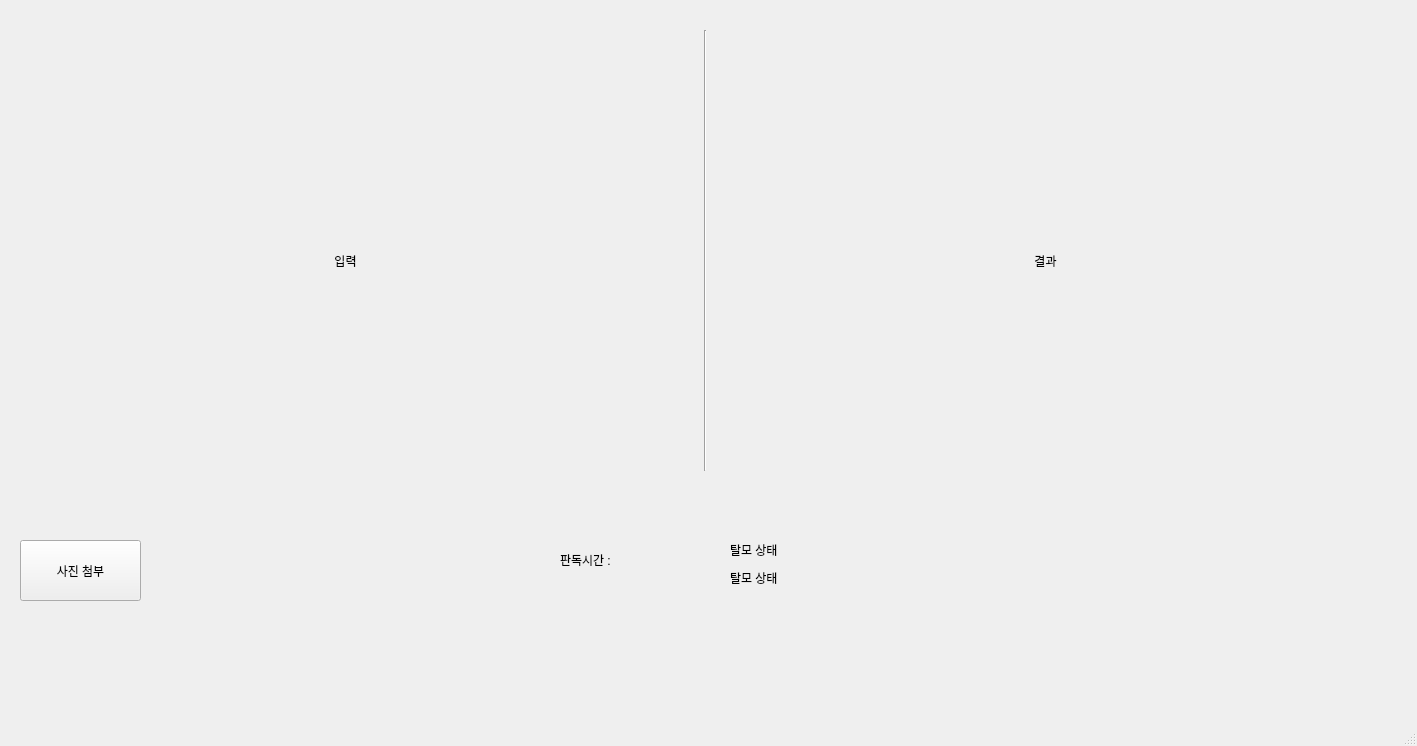
<?xml version="1.0" encoding="UTF-8"?>
<ui version="4.0">
 <class>MainWindow</class>
 <widget class="QMainWindow" name="MainWindow">
  <property name="geometry">
   <rect>
    <x>0</x>
    <y>0</y>
    <width>1417</width>
    <height>746</height>
   </rect>
  </property>
  <property name="windowTitle">
   <string>MainWindow</string>
  </property>
  <widget class="QWidget" name="centralwidget">
   <widget class="QLabel" name="input">
    <property name="geometry">
     <rect>
      <x>10</x>
      <y>10</y>
      <width>671</width>
      <height>501</height>
     </rect>
    </property>
    <property name="text">
     <string>입력</string>
    </property>
    <property name="scaledContents">
     <bool>true</bool>
    </property>
    <property name="alignment">
     <set>Qt::AlignCenter</set>
    </property>
   </widget>
   <widget class="QLabel" name="output">
    <property name="geometry">
     <rect>
      <x>730</x>
      <y>20</y>
      <width>631</width>
      <height>481</height>
     </rect>
    </property>
    <property name="text">
     <string>결과</string>
    </property>
    <property name="textFormat">
     <enum>Qt::AutoText</enum>
    </property>
    <property name="scaledContents">
     <bool>true</bool>
    </property>
    <property name="alignment">
     <set>Qt::AlignCenter</set>
    </property>
    <property name="textInteractionFlags">
     <set>Qt::LinksAccessibleByMouse</set>
    </property>
   </widget>
   <widget class="Line" name="line">
    <property name="geometry">
     <rect>
      <x>690</x>
      <y>30</y>
      <width>31</width>
      <height>441</height>
     </rect>
    </property>
    <property name="orientation">
     <enum>Qt::Vertical</enum>
    </property>
   </widget>
   <widget class="QLabel" name="label">
    <property name="geometry">
     <rect>
      <x>730</x>
      <y>540</y>
      <width>401</width>
      <height>20</height>
     </rect>
    </property>
    <property name="text">
     <string>탈모 상태</string>
    </property>
   </widget>
   <widget class="QLabel" name="label_2">
    <property name="geometry">
     <rect>
      <x>730</x>
      <y>570</y>
      <width>391</width>
      <height>16</height>
     </rect>
    </property>
    <property name="text">
     <string>탈모 상태</string>
    </property>
   </widget>
   <widget class="QLabel" name="label_3">
    <property name="geometry">
     <rect>
      <x>560</x>
      <y>550</y>
      <width>141</width>
      <height>20</height>
     </rect>
    </property>
    <property name="text">
     <string>판독시간 : </string>
    </property>
   </widget>
   <widget class="QPushButton" name="pushButton">
    <property name="geometry">
     <rect>
      <x>20</x>
      <y>540</y>
      <width>121</width>
      <height>61</height>
     </rect>
    </property>
    <property name="text">
     <string>사진 첨부</string>
    </property>
   </widget>
  </widget>
  <widget class="QStatusBar" name="statusbar"/>
 </widget>
 <resources/>
 <connections/>
</ui>
